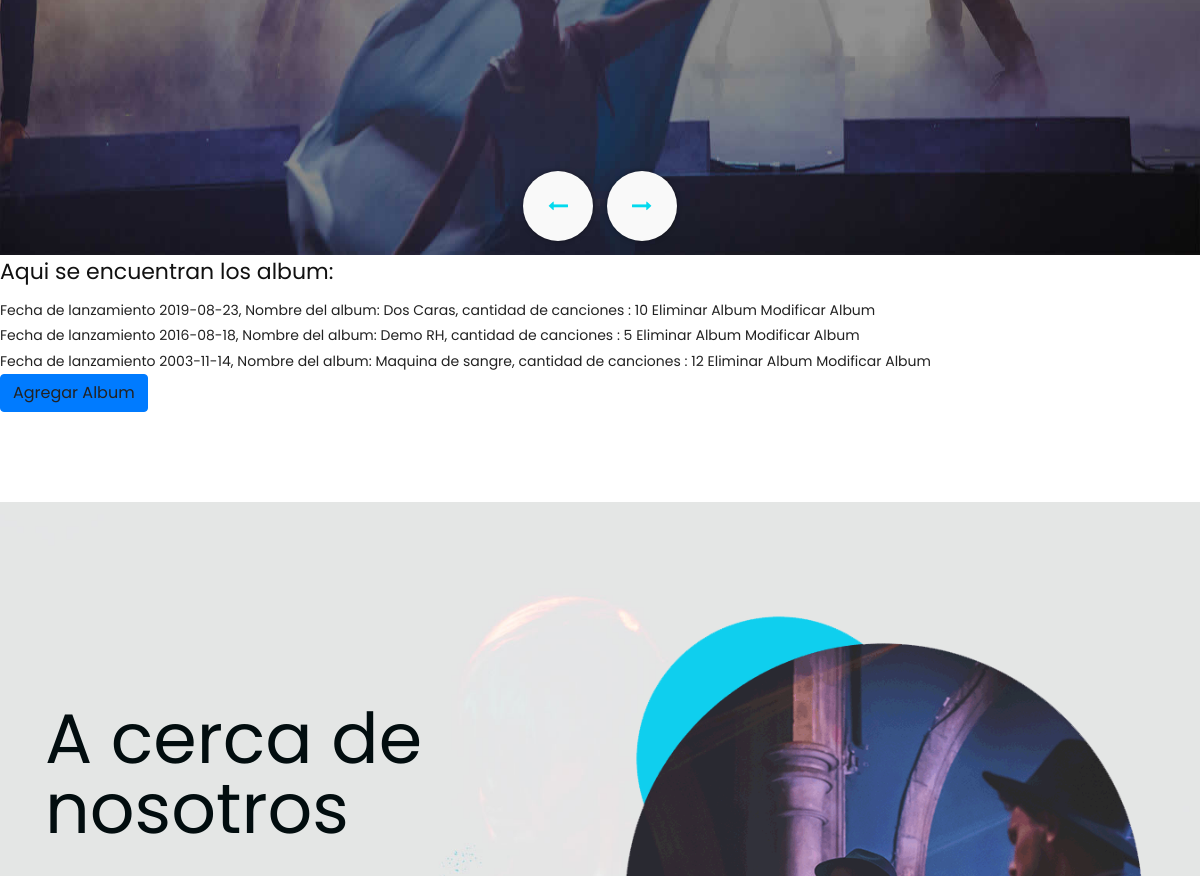
Page /album/ (signed in, middle part) on the earlier database version.
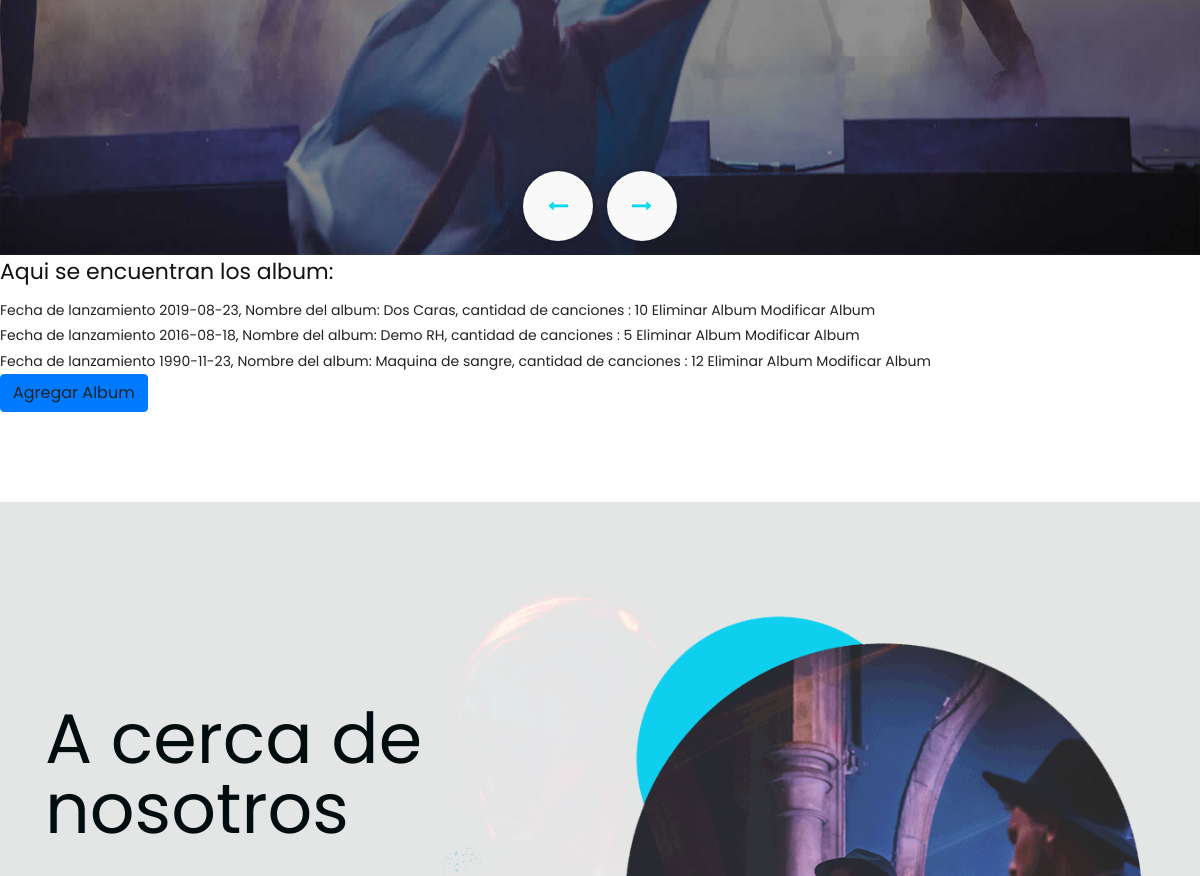
Same page on the later database version.
### AppMusic/models.py (models this page shows)
class Album(Model):
    fecha_lanzamiento = DateField()
    nombre_album = CharField(max_length=40)
    canciones = IntegerField()
    def __str__(self):
        return f'Fecha de lanzamiento {self.fecha_lanzamiento}, Nombre del album: {self.nombre_album}, cantidad de canciones : {self.canciones}'

### AppMusic/views.py (the view)
# urls.py: path('album/', AlbumListView.as_view(), name = 'album'),
class AlbumListView(LoginRequiredMixin, ListView):
    model= Album
    template_name = 'AppMusic/album.html'
    context_object_name = 'album'

### template/AppMusic/album.html (shortened to what this page needs)
{% extends 'AppMusic/padre.html' %}
{% load static %}
{% block contenidoquecambia %}
<h2>Aqui se encuentran los album: </h2>
    {% for album in album %}
       <a href="{% url 'album_view' album.id %}">{{ album }}</a>
       <a href="{% url 'album_delete' album.id %}"> Eliminar Album</a>
       <a href="{% url 'album_update' album.id %}"> Modificar Album</a>
    <br>
    {% endfor %}
<li class="btn btn-primary"> <a href="{% url 'album_formulario' %}">Agregar Album</a> </li>
{% endblock %}

Differences in the rows shown:
removed Album: fecha_lanzamiento+nombre_album+canciones "Fecha de lanzamiento 2003-11-14, Nombre del album: Maquina de sangre, cantidad de canciones : 12"
added Album: fecha_lanzamiento+nombre_album+canciones "Fecha de lanzamiento 1990-11-23, Nombre del album: Maquina de sangre, cantidad de canciones : 12"
